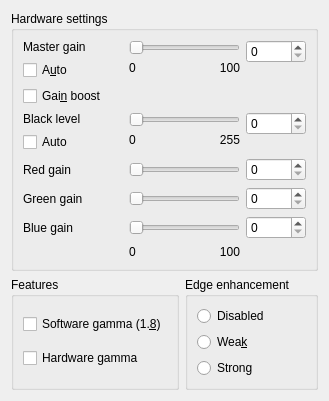
     <widget class="QWidget" name="Image">
      <attribute name="title">
       <string>&amp;Image</string>
      </attribute>
      <layout class="QGridLayout">
       <item row="1" column="0">
        <layout class="QHBoxLayout">
         <item>
          <widget class="QGroupBox" name="groupBoxSoftware">
           <property name="title">
            <string>Features</string>
           </property>
           <layout class="QVBoxLayout">
            <item>
             <widget class="QCheckBox" name="checkBoxSoftwareGamma">
              <property name="text">
               <string>Software gamma (1.&amp;8)</string>
              </property>
              <property name="shortcut">
               <string>Alt+8</string>
              </property>
             </widget>
            </item>
            <item>
             <widget class="QCheckBox" name="checkBoxHardwareGamma">
              <property name="enabled">
               <bool>true</bool>
              </property>
              <property name="text">
               <string>Hardware gamma</string>
              </property>
              <property name="shortcut">
               <string/>
              </property>
             </widget>
            </item>
           </layout>
          </widget>
         </item>
         <item>
          <widget class="QGroupBox" name="buttonGroupEdgeEnhancement">
           <property name="title">
            <string>Edge enhancement</string>
           </property>
           <layout class="QVBoxLayout">
            <item>
             <widget class="QRadioButton" name="radioButtonEdgeDisabled">
              <property name="text">
               <string>Disabled</string>
              </property>
             </widget>
            </item>
            <item>
             <widget class="QRadioButton" name="radioButtonEdgeWeak">
              <property name="text">
               <string>Wea&amp;k</string>
              </property>
              <property name="shortcut">
               <string>Alt+W</string>
              </property>
             </widget>
            </item>
            <item>
             <widget class="QRadioButton" name="radioButtonEdgeStrong">
              <property name="text">
               <string>Strong</string>
              </property>
              <property name="shortcut">
               <string/>
              </property>
             </widget>
            </item>
           </layout>
          </widget>
         </item>
        </layout>
       </item>
       <item row="0" column="0">
        <widget class="QGroupBox" name="groupBoxHardware">
         <property name="title">
          <string>Hardware settings</string>
         </property>
         <layout class="QGridLayout">
          <item row="1" column="2">
           <layout class="QVBoxLayout">
            <item>
             <widget class="QSpinBox" name="spinBoxBlackLevel">
              <property name="minimumSize">
               <size>
                <width>60</width>
                <height>0</height>
               </size>
              </property>
              <property name="keyboardTracking">
               <bool>true</bool>
              </property>
             </widget>
            </item>
            <item>
             <spacer name="spacer42">
              <property name="orientation">
               <enum>Qt::Vertical</enum>
              </property>
              <property name="sizeType">
               <enum>QSizePolicy::Expanding</enum>
              </property>
              <property name="sizeHint" stdset="0">
               <size>
                <width>20</width>
                <height>0</height>
               </size>
              </property>
             </spacer>
            </item>
           </layout>
          </item>
          <item row="1" column="0">
           <layout class="QVBoxLayout">
            <item>
             <widget class="QLabel" name="textBlackLevel">
              <property name="minimumSize">
               <size>
                <width>100</width>
                <height>0</height>
               </size>
              </property>
              <property name="toolTip">
               <string>use as brightness</string>
              </property>
              <property name="text">
               <string>Black level</string>
              </property>
              <property name="wordWrap">
               <bool>false</bool>
              </property>
             </widget>
            </item>
            <item>
             <widget class="QCheckBox" name="checkAutoBlacklevel">
              <property name="minimumSize">
               <size>
                <width>100</width>
                <height>0</height>
               </size>
              </property>
              <property name="text">
               <string>Auto</string>
              </property>
              <property name="shortcut">
               <string/>
              </property>
             </widget>
            </item>
            <item>
             <spacer name="spacer40">
              <property name="orientation">
               <enum>Qt::Vertical</enum>
              </property>
              <property name="sizeType">
               <enum>QSizePolicy::Expanding</enum>
              </property>
              <property name="sizeHint" stdset="0">
               <size>
                <width>20</width>
                <height>0</height>
               </size>
              </property>
             </spacer>
            </item>
           </layout>
          </item>
          <item row="0" column="2">
           <layout class="QVBoxLayout">
            <item>
             <widget class="QSpinBox" name="spinBoxMaster">
              <property name="minimumSize">
               <size>
                <width>60</width>
                <height>0</height>
               </size>
              </property>
              <property name="keyboardTracking">
               <bool>true</bool>
              </property>
              <property name="maximum">
               <number>100</number>
              </property>
             </widget>
            </item>
            <item>
             <spacer name="spacer45">
              <property name="orientation">
               <enum>Qt::Vertical</enum>
              </property>
              <property name="sizeType">
               <enum>QSizePolicy::Expanding</enum>
              </property>
              <property name="sizeHint" stdset="0">
               <size>
                <width>20</width>
                <height>0</height>
               </size>
              </property>
             </spacer>
            </item>
           </layout>
          </item>
          <item row="0" column="1">
           <layout class="QGridLayout" name="gridLayoutMasterGain">
            <item row="2" column="1">
             <spacer name="spacer44">
              <property name="orientation">
               <enum>Qt::Vertical</enum>
              </property>
              <property name="sizeType">
               <enum>QSizePolicy::Expanding</enum>
              </property>
              <property name="sizeHint" stdset="0">
               <size>
                <width>20</width>
                <height>0</height>
               </size>
              </property>
             </spacer>
            </item>
            <item row="1" column="0">
             <widget class="QLabel" name="textMinMasterGain">
              <property name="sizePolicy">
               <sizepolicy hsizetype="MinimumExpanding" vsizetype="Preferred">
                <horstretch>0</horstretch>
                <verstretch>0</verstretch>
               </sizepolicy>
              </property>
              <property name="text">
               <string>0</string>
              </property>
              <property name="wordWrap">
               <bool>false</bool>
              </property>
             </widget>
            </item>
            <item row="1" column="2">
             <widget class="QLabel" name="textMaxMasterGain">
              <property name="sizePolicy">
               <sizepolicy hsizetype="MinimumExpanding" vsizetype="Preferred">
                <horstretch>0</horstretch>
                <verstretch>0</verstretch>
               </sizepolicy>
              </property>
              <property name="text">
               <string>100</string>
              </property>
              <property name="alignment">
               <set>Qt::AlignRight|Qt::AlignTrailing|Qt::AlignVCenter</set>
              </property>
              <property name="wordWrap">
               <bool>false</bool>
              </property>
             </widget>
            </item>
            <item row="0" column="0" colspan="3">
             <widget class="QSlider" name="sliderMaster">
              <property name="sizePolicy">
               <sizepolicy hsizetype="MinimumExpanding" vsizetype="Fixed">
                <horstretch>0</horstretch>
                <verstretch>0</verstretch>
               </sizepolicy>
              </property>
              <property name="maximum">
               <number>100</number>
              </property>
              <property name="orientation">
               <enum>Qt::Horizontal</enum>
              </property>
             </widget>
            </item>
           </layout>
          </item>
          <item row="1" column="1">
           <layout class="QGridLayout" name="gridLayoutBlackLevel">
            <item row="1" column="0">
             <widget class="QLabel" name="textMinBlackLevel">
              <property name="sizePolicy">
               <sizepolicy hsizetype="MinimumExpanding" vsizetype="Preferred">
                <horstretch>0</horstretch>
                <verstretch>0</verstretch>
               </sizepolicy>
              </property>
              <property name="text">
               <string>0</string>
              </property>
              <property name="wordWrap">
               <bool>false</bool>
              </property>
             </widget>
            </item>
            <item row="0" column="0" colspan="3">
             <widget class="QSlider" name="sliderBlackLevel">
              <property name="sizePolicy">
               <sizepolicy hsizetype="MinimumExpanding" vsizetype="Fixed">
                <horstretch>0</horstretch>
                <verstretch>0</verstretch>
               </sizepolicy>
              </property>
              <property name="orientation">
               <enum>Qt::Horizontal</enum>
              </property>
             </widget>
            </item>
            <item row="1" column="2">
             <widget class="QLabel" name="textMaxBlackLevel">
              <property name="sizePolicy">
               <sizepolicy hsizetype="MinimumExpanding" vsizetype="Preferred">
                <horstretch>0</horstretch>
                <verstretch>0</verstretch>
               </sizepolicy>
              </property>
              <property name="text">
               <string>255</string>
              </property>
              <property name="alignment">
               <set>Qt::AlignRight|Qt::AlignTrailing|Qt::AlignVCenter</set>
              </property>
              <property name="wordWrap">
               <bool>false</bool>
              </property>
             </widget>
            </item>
            <item row="2" column="1">
             <spacer name="spacer41">
              <property name="orientation">
               <enum>Qt::Vertical</enum>
              </property>
              <property name="sizeType">
               <enum>QSizePolicy::Expanding</enum>
              </property>
              <property name="sizeHint" stdset="0">
               <size>
                <width>20</width>
                <height>0</height>
               </size>
              </property>
             </spacer>
            </item>
           </layout>
          </item>
          <item row="2" column="0" colspan="3">
           <layout class="QGridLayout" name="gridLayoutGains">
            <item row="1" column="2">
             <widget class="QSpinBox" name="spinBoxGreen">
              <property name="minimumSize">
               <size>
                <width>60</width>
                <height>0</height>
               </size>
              </property>
              <property name="keyboardTracking">
               <bool>true</bool>
              </property>
              <property name="maximum">
               <number>100</number>
              </property>
             </widget>
            </item>
            <item row="3" column="1">
             <layout class="QHBoxLayout">
              <item>
               <widget class="QLabel" name="textMinRGBGain">
                <property name="sizePolicy">
                 <sizepolicy hsizetype="MinimumExpanding" vsizetype="Preferred">
                  <horstretch>0</horstretch>
                  <verstretch>0</verstretch>
                 </sizepolicy>
                </property>
                <property name="text">
                 <string>0</string>
                </property>
                <property name="wordWrap">
                 <bool>false</bool>
                </property>
               </widget>
              </item>
              <item>
               <widget class="QLabel" name="textMaxRGBGain">
                <property name="sizePolicy">
                 <sizepolicy hsizetype="MinimumExpanding" vsizetype="Preferred">
                  <horstretch>0</horstretch>
                  <verstretch>0</verstretch>
                 </sizepolicy>
                </property>
                <property name="text">
                 <string>100</string>
                </property>
                <property name="alignment">
                 <set>Qt::AlignRight|Qt::AlignTrailing|Qt::AlignVCenter</set>
                </property>
                <property name="wordWrap">
                 <bool>false</bool>
                </property>
               </widget>
              </item>
             </layout>
            </item>
            <item row="2" column="1">
             <widget class="QSlider" name="sliderBlue">
              <property name="maximum">
               <number>100</number>
              </property>
              <property name="orientation">
               <enum>Qt::Horizontal</enum>
              </property>
             </widget>
            </item>
            <item row="0" column="2">
             <widget class="QSpinBox" name="spinBoxRed">
              <property name="minimumSize">
               <size>
                <width>60</width>
                <height>0</height>
               </size>
              </property>
              <property name="keyboardTracking">
               <bool>true</bool>
              </property>
              <property name="maximum">
               <number>100</number>
              </property>
             </widget>
            </item>
            <item row="2" column="2">
             <widget class="QSpinBox" name="spinBoxBlue">
              <property name="minimumSize">
               <size>
                <width>60</width>
                <height>0</height>
               </size>
              </property>
              <property name="keyboardTracking">
               <bool>true</bool>
              </property>
              <property name="maximum">
               <number>100</number>
              </property>
             </widget>
            </item>
            <item row="2" column="0">
             <widget class="QLabel" name="LabelBlue">
              <property name="minimumSize">
               <size>
                <width>100</width>
                <height>0</height>
               </size>
              </property>
              <property name="text">
               <string>Blue gain</string>
              </property>
              <property name="wordWrap">
               <bool>false</bool>
              </property>
             </widget>
            </item>
            <item row="0" column="0">
             <widget class="QLabel" name="LabelRed">
              <property name="minimumSize">
               <size>
                <width>100</width>
                <height>0</height>
               </size>
              </property>
              <property name="text">
               <string>Red gain</string>
              </property>
              <property name="wordWrap">
               <bool>false</bool>
              </property>
             </widget>
            </item>
            <item row="1" column="1">
             <widget class="QSlider" name="sliderGreen">
              <property name="maximum">
               <number>100</number>
              </property>
              <property name="orientation">
               <enum>Qt::Horizontal</enum>
              </property>
             </widget>
            </item>
            <item row="1" column="0">
             <widget class="QLabel" name="LabelGreen">
              <property name="minimumSize">
               <size>
                <width>100</width>
                <height>0</height>
               </size>
              </property>
              <property name="text">
               <string>Green gain</string>
              </property>
              <property name="wordWrap">
               <bool>false</bool>
              </property>
             </widget>
            </item>
            <item row="4" column="1">
             <spacer name="spacer39">
              <property name="orientation">
               <enum>Qt::Vertical</enum>
              </property>
              <property name="sizeType">
               <enum>QSizePolicy::Expanding</enum>
              </property>
              <property name="sizeHint" stdset="0">
               <size>
                <width>20</width>
                <height>0</height>
               </size>
              </property>
             </spacer>
            </item>
            <item row="0" column="1">
             <widget class="QSlider" name="sliderRed">
              <property name="maximum">
               <number>100</number>
              </property>
              <property name="orientation">
               <enum>Qt::Horizontal</enum>
              </property>
             </widget>
            </item>
           </layout>
          </item>
          <item row="0" column="0">
           <layout class="QVBoxLayout">
            <item>
             <widget class="QLabel" name="LabelMaster">
              <property name="minimumSize">
               <size>
                <width>100</width>
                <height>0</height>
               </size>
              </property>
              <property name="toolTip">
               <string>use as contrast</string>
              </property>
              <property name="text">
               <string>Master gain</string>
              </property>
              <property name="wordWrap">
               <bool>false</bool>
              </property>
             </widget>
            </item>
            <item>
             <widget class="QCheckBox" name="checkAutoGain">
              <property name="minimumSize">
               <size>
                <width>100</width>
                <height>0</height>
               </size>
              </property>
              <property name="text">
               <string>A&amp;uto</string>
              </property>
              <property name="shortcut">
               <string>Alt+U</string>
              </property>
             </widget>
            </item>
            <item>
             <widget class="QCheckBox" name="checkBoxGainBoost">
              <property name="text">
               <string>Gai&amp;n boost</string>
              </property>
              <property name="shortcut">
               <string>Alt+N</string>
              </property>
             </widget>
            </item>
            <item>
             <spacer name="spacer43">
              <property name="orientation">
               <enum>Qt::Vertical</enum>
              </property>
              <property name="sizeType">
               <enum>QSizePolicy::Expanding</enum>
              </property>
              <property name="sizeHint" stdset="0">
               <size>
                <width>20</width>
                <height>0</height>
               </size>
              </property>
             </spacer>
            </item>
           </layout>
          </item>
         </layout>
        </widget>
       </item>
      </layout>
     </widget>
